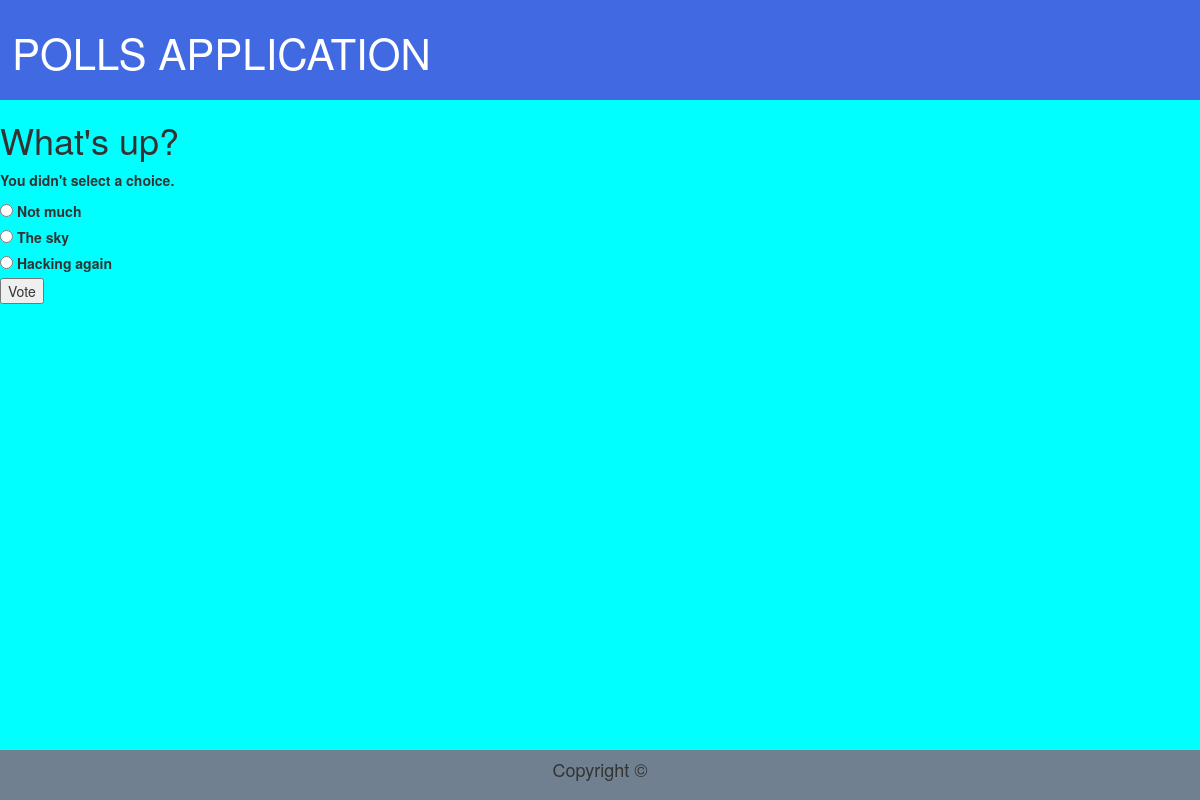
/polls/1/vote/ (signed in), run on the app's committed database.
### polls/models.py (models this page shows, shortened)
class Question(models.Model):
    question_text = models.CharField(max_length=200)
    pub_date = models.DateTimeField('date published')
    def was_published_recently(self):
        now = timezone.now()
        return now - datetime.timedelta(days = 1) <= self.pub_date <= now
    was_published_recently.admin_order_field = 'pub_date'
    was_published_recently.boolean = True
    was_published_recently.short_description = 'Published recently?'

class Choice(models.Model):
    question = models.ForeignKey(Question)
    choice_text = models.CharField(max_length=200)
    votes = models.IntegerField(default=0)

### polls/views.py (the view)
# urls.py: url(r'^(?P<question_id>\d+)/vote/$', views.vote, name = 'vote'),
@login_required
def vote(request, question_id):
    p = get_object_or_404(Question, pk=question_id)
    try:
        selected_choice = p.choice_set.get(pk=request.POST['choice'])
    except (KeyError, Choice.DoesNotExist):
        return render(request, 'polls/detail.html', {'question':p,
            'error_message':"You didn't select a choice.",
            })
    else:
        selected_choice.votes += 1
        selected_choice.save()
        return HttpResponseRedirect(reverse('polls:results', args=(p.id,)))

### polls/templates/polls/detail.html (shortened to what this page needs)
{% load staticfiles %}
{% include "polls/background.html" %}
<head>
    <link rel="stylesheet" type="text/css" href="{% static 'polls/style.css' %}" />
</head>
<body>
    <h1>{{ question.question_text }}</h1>
    {% if error_message %}
    <p><strong>{{ error_message }}</strong></p>
    {% endif %}
    <form action="{% url 'polls:vote' question.id %}" method="post">
        {% for choice in question.choice_set.all %}
        <input type="radio" name="choice" id="choice{{ forloop.counter }}" value="{{ choice.id }}" />
        <label for="choice{{ forloop.counter }}">{{ choice.choice_text }}</label><br/>
        {% endfor %}
    <input type = "submit" value="Vote" />
    </form>
</body>

### polls/static/polls/style.css (style rules this page uses)
body { background-color: #00FFFF; position: relative; }

### data on the page
Question: question_text "What's up?"
Choice: choice_text "Not much"
Choice: choice_text "The sky"
Choice: choice_text "Hacking again"

### other printed values
{{ error_message }} "You didn't select a choice."
